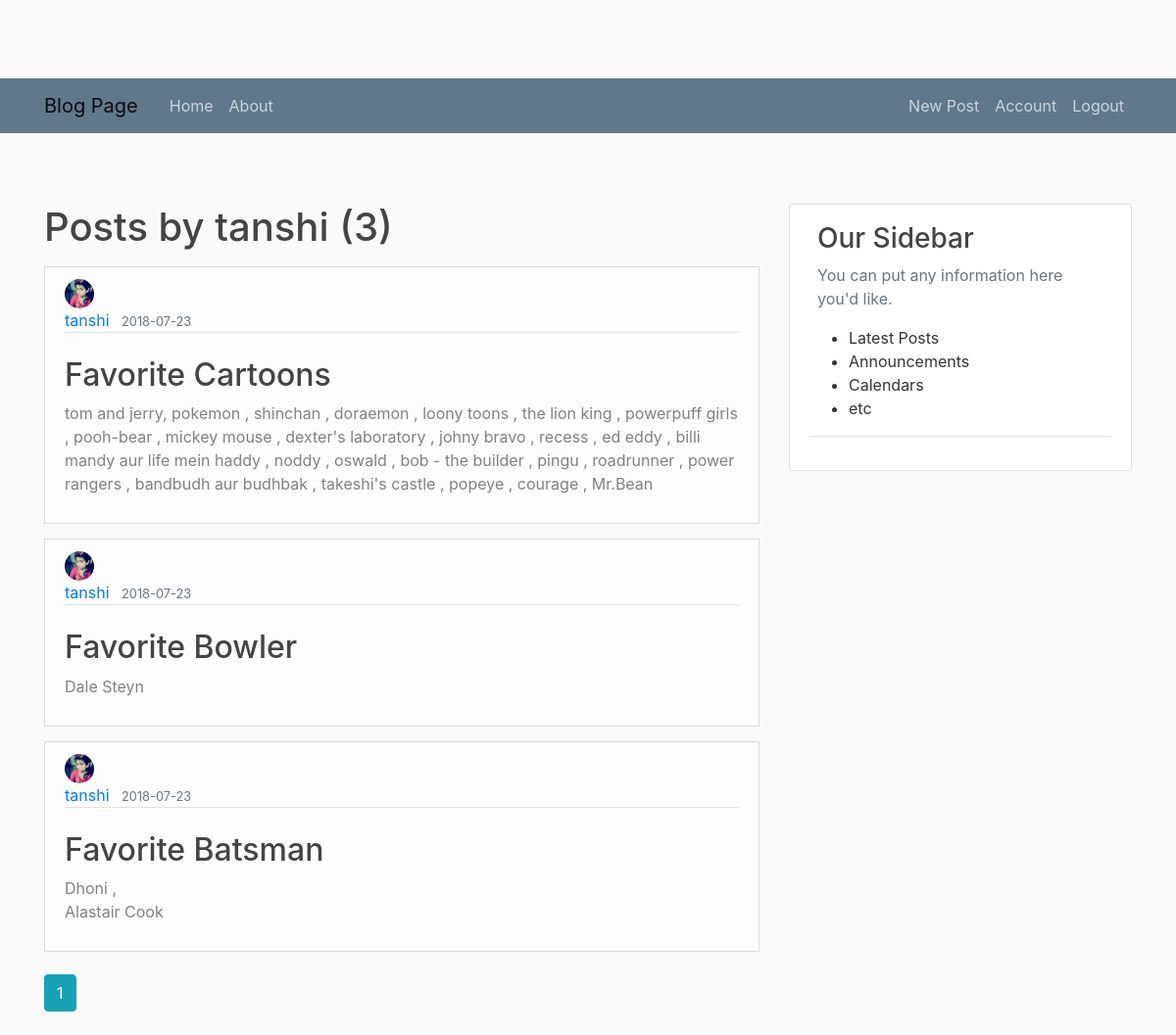
The page /user/tanshi (signed in) on the database its author committed.
### app/models.py (models this page shows, shortened)
class User(db.Model , UserMixin):
	id=db.Column(db.Integer , primary_key=True)
	username=db.Column(db.String(20) , unique=True, nullable=False)
	email=db.Column(db.String(50) , unique=True, nullable=False)
	image_file=db.Column(db.String(50),  nullable=False, default='default.jpg')
	password=db.Column(db.String(20) , nullable=False)
	posts=db.relationship('Post', backref='author', lazy=True)

class Post(db.Model):
	id=db.Column(db.Integer , primary_key=True)
	title=db.Column(db.String(100),nullable=False)
	date_posted=db.Column(db.DateTime, nullable=False, default=datetime.utcnow)
	content=db.Column(db.Text,nullable=False)
	user_id=db.Column(db.Integer, db.ForeignKey('user.id'),nullable=False)

### app/users/routes.py (the view)
@users.route("/user/<string:username>")
def user_posts(username):
    page = request.args.get('page', 1, type=int)
    user  = User.query.filter_by(username=username).first_or_404()
    posts = Post.query.filter_by(author=user)\
        .order_by(Post.date_posted.desc())\
        .paginate(page=page , per_page=5)
    return render_template('user_posts.html' , posts=posts , user=user)

### app/models.py (called while the page is built)
@login_manager.user_loader
def load_user(user_id):
	return User.query.get(int(user_id))

### app/templates/user_posts.html (shortened to what this page needs)
{% extends "layout.html" %}
{% block content %}
    <h1 class="mb-3">Posts by {{ user.username }} ({{ posts.total }})</h1>
    {% for post in posts.items %}
        <article class="list-group-item list-group-item-light">
          <img style="width:30px;height:30px" class="rounded-circle article-img" src="{{ url_for('static',filename='profile_pics/' + post.author.image_file) }}">
          <div class="media-body article-container">
            <div class="border-bottom mb-4">
              <a class="mr-2" href="{{ url_for('users.user_posts',username=post.author.username) }}">{{ post.author.username }}</a>
              <small class="text-muted">{{ post.date_posted.strftime('%Y-%m-%d') }}</small>
            </div>
            <h2><a class="article-title" href="{{ url_for('posts.post',post_id=post.id) }}">{{ post.title }}</a></h2>
            <p class="article-content">{{ post.content }}</p>
          </div>
        </article>
    {% endfor %}
    <br>
    {% for page_num in posts.iter_pages(left_edge=1, right_edge=1, left_current=1, right_current=2) %}
      {% if page_num %}
        {% if posts.page == page_num %}
          <a class="btn btn-info mb-4" href="{{ url_for('users.user_posts',username=user.username, page=page_num) }}">{{ page_num }}</a>
        {% else %}
          <a class="btn btn-outline-info mb-4" href="{{ url_for('users.user_posts',username=user.username, page=page_num) }}">{{ page_num }}</a>
        {% endif %}
      {% endif %}
    {% endfor %}
{% endblock content %}

### app/static/main.css (style rules this page uses)
body { background: #fafafa; color: #333333; margin-top: 5rem; }
h1, h2, h3, h4, h5, h6 { color: #444444; }
.article-title { color: #444444; }
.article-content { white-space: pre-line; }
.article-img { height: 65px; width: 65px; margin-right: 16px; }

### rows shown on the page
User: username "tanshi"
Post: image_file (picture), author.username "tanshi", date_posted "2018-07-23", title "Favorite Cartoons", content "tom and jerry, pokemon , shinchan , doraemon , loony toons , the lion king , powerpuff girls , pooh-bear , mickey mouse , dexter's laboratory , johny bravo , recess , ed eddy , billi mandy aur life mein haddy , noddy , oswald , bob - the builder , pingu , roadrunner , power rangers , bandbudh aur budhbak , takeshi's castle , popeye , courage , Mr.Bean"
Post: image_file (picture), author.username "tanshi", date_posted "2018-07-23", title "Favorite Bowler", content "Dale Steyn"
Post: image_file (picture), author.username "tanshi", date_posted "2018-07-23", title "Favorite Batsman", content "Dhoni , Alastair Cook"

### other values the page prints
{{ posts.total }} "3"
{{ page_num }} "1"
